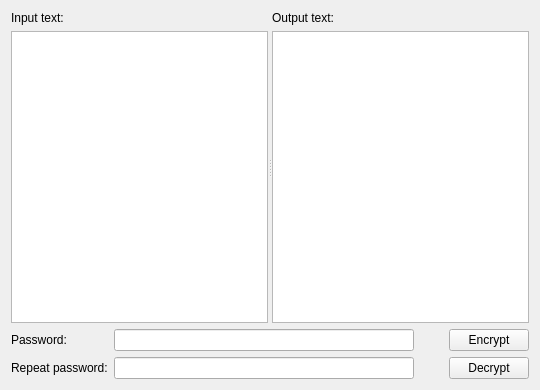
<?xml version="1.0" encoding="UTF-8"?>
<ui version="4.0">
 <class>PlainTextEncryptionForm</class>
 <widget class="QWidget" name="PlainTextEncryptionForm">
  <property name="geometry">
   <rect>
    <x>0</x>
    <y>0</y>
    <width>540</width>
    <height>390</height>
   </rect>
  </property>
  <property name="windowTitle">
   <string>Form</string>
  </property>
  <layout class="QVBoxLayout" name="verticalLayout_7">
   <item>
    <layout class="QVBoxLayout" name="verticalLayout_6">
     <item>
      <widget class="QSplitter" name="splitter">
       <property name="orientation">
        <enum>Qt::Horizontal</enum>
       </property>
       <widget class="QWidget" name="layoutWidget">
        <layout class="QVBoxLayout" name="verticalLayout">
         <item>
          <widget class="QLabel" name="label_3">
           <property name="text">
            <string>Input text:</string>
           </property>
          </widget>
         </item>
         <item>
          <widget class="QTextEdit" name="textEditInput">
           <property name="minimumSize">
            <size>
             <width>0</width>
             <height>280</height>
            </size>
           </property>
          </widget>
         </item>
        </layout>
       </widget>
       <widget class="QWidget" name="layoutWidget">
        <layout class="QVBoxLayout" name="verticalLayout_2">
         <item>
          <widget class="QLabel" name="label_4">
           <property name="text">
            <string>Output text:</string>
           </property>
          </widget>
         </item>
         <item>
          <widget class="QTextEdit" name="textEditOutput">
           <property name="minimumSize">
            <size>
             <width>0</width>
             <height>280</height>
            </size>
           </property>
          </widget>
         </item>
        </layout>
       </widget>
      </widget>
     </item>
     <item>
      <layout class="QHBoxLayout" name="horizontalLayout">
       <item>
        <layout class="QVBoxLayout" name="verticalLayout_5">
         <item>
          <widget class="QLabel" name="label">
           <property name="text">
            <string>Password:</string>
           </property>
          </widget>
         </item>
         <item>
          <widget class="QLabel" name="label_2">
           <property name="text">
            <string>Repeat password:</string>
           </property>
          </widget>
         </item>
        </layout>
       </item>
       <item>
        <layout class="QVBoxLayout" name="verticalLayout_4">
         <item>
          <widget class="QLineEdit" name="lineEditPassword">
           <property name="minimumSize">
            <size>
             <width>300</width>
             <height>0</height>
            </size>
           </property>
           <property name="echoMode">
            <enum>QLineEdit::Password</enum>
           </property>
          </widget>
         </item>
         <item>
          <widget class="QLineEdit" name="lineEditRepeatPassword">
           <property name="minimumSize">
            <size>
             <width>300</width>
             <height>0</height>
            </size>
           </property>
           <property name="echoMode">
            <enum>QLineEdit::Password</enum>
           </property>
          </widget>
         </item>
        </layout>
       </item>
       <item>
        <spacer name="horizontalSpacer_2">
         <property name="orientation">
          <enum>Qt::Horizontal</enum>
         </property>
         <property name="sizeHint" stdset="0">
          <size>
           <width>40</width>
           <height>20</height>
          </size>
         </property>
        </spacer>
       </item>
       <item>
        <layout class="QVBoxLayout" name="verticalLayout_3">
         <item>
          <widget class="QPushButton" name="btnEncrypt">
           <property name="text">
            <string>Encrypt</string>
           </property>
          </widget>
         </item>
         <item>
          <widget class="QPushButton" name="btnDecrypt">
           <property name="text">
            <string>Decrypt</string>
           </property>
          </widget>
         </item>
        </layout>
       </item>
      </layout>
     </item>
    </layout>
   </item>
  </layout>
 </widget>
 <resources/>
 <connections/>
</ui>
